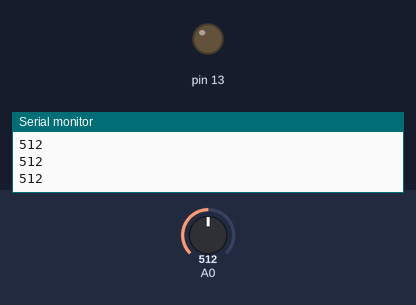
Recording of a sketch running on a simulated Arduino Uno, built with avr-gcc and run on an emulated ATmega328P. On the bench: output pins drawn as LEDs (lit = HIGH), the last lines printed to the serial monitor. Inputs (shaded band) come from the test bench; at power-on: A0 = 512.

Above: at 1.3 s.
1.4 s: A0 set to 178
2.9 s: A0 set to 151
At 4.1 s:
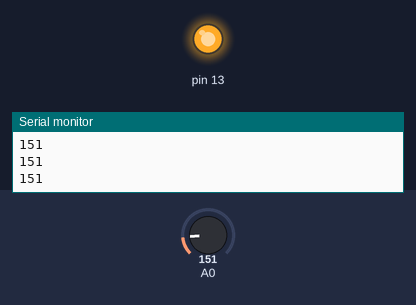
4.5 s: A0 set to 175
At 5.3 s:
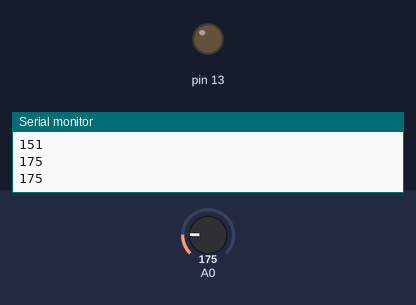
6.0 s: A0 set to 155
At 6.5 s:
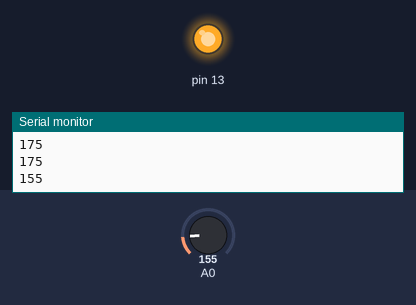
Timing chart, 0 to 8.5 s (numbered marks = the images above; inputs shaded):
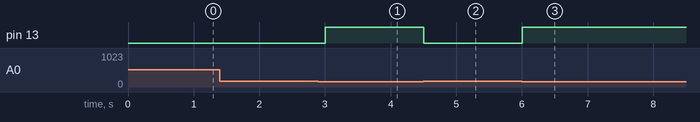

Measured:
- the behaviour switches between 166 and 165 on A0 (found by bisection; images 0 and 1)
- after the input at 2.9 s, pin 13: LOW → HIGH after 0.10 s
- after the input at 4.5 s, pin 13: HIGH → LOW at once
- after the input at 6.0 s, pin 13: LOW → HIGH at once

The sketch:

GameCar_09.03.ino
```cpp
void setup()
{
  Serial.begin(9600);
  pinMode(13, OUTPUT);
}

void loop()
{
  Serial.print(analogRead(0));
  Serial.println();
  delay(500);
  if (analogRead(0) > 165)
  {
    digitalWrite(13, LOW);
  }
  else
  {
    digitalWrite(13, HIGH);
  }
}
```
